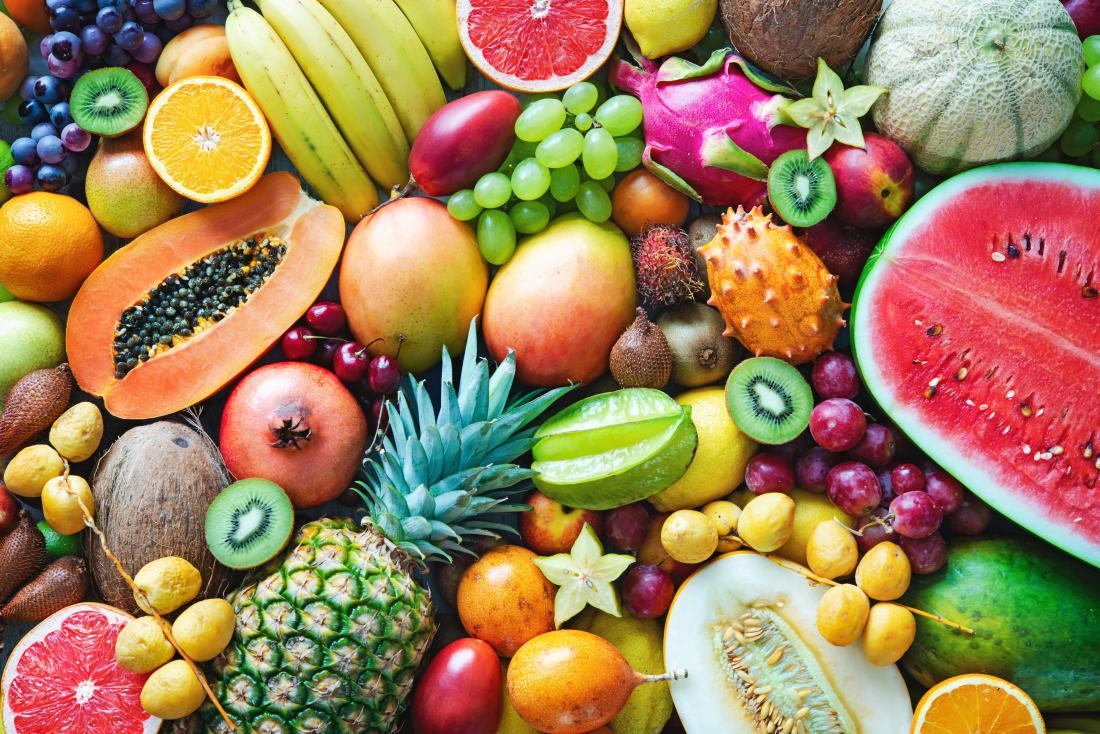
#> input picture images/assortment-of-fruits.jpg, 1100 x 734 px
$ python scaling_interpolation_re-sizing.py
#> lines starting #> are read from the running program, lines starting #| are printed output that depends on the picture
import cv2
from matplotlib import pyplot as plt
import numpy as np


image = cv2.imread('../images/assortment-of-fruits.jpg')
#> image is the input picture: shape (734, 1100, 3); mean B, G, R 88.3, 126.3, 157.5
image = cv2.cvtColor(image, cv2.COLOR_BGR2RGB)
plt.figure(figsize=(20, 20))
plt.subplot(2, 2, 1)
plt.title("Original")
plt.imshow(image)
image_scaled = cv2.resize(image, None, fx=0.75, fy=0.75)
plt.subplot(2, 2, 2)
plt.title("Scaling - Linear Interpolation")
plt.imshow(image_scaled)
img_scaled = cv2.resize(image, None, fx=2, fy=2, interpolation = cv2.INTER_CUBIC)
plt.subplot(2, 2, 3)
plt.title("Scaling - Cubic Interpolation")
plt.imshow(img_scaled)
img_scaled = cv2.resize(image, (900, 400), interpolation = cv2.INTER_AREA)
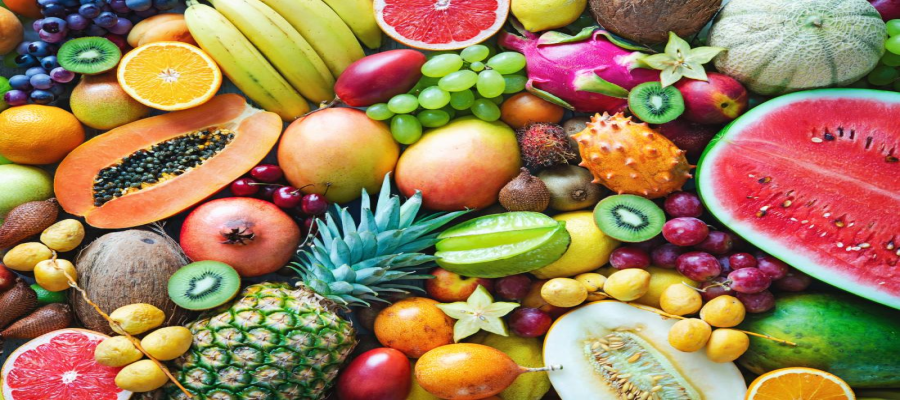
#> img_scaled: shape (400, 900, 3); mean R, G, B 157.5, 126.3, 88.3
plt.subplot(2, 2, 4)
plt.title("Scaling - Skewed Size")
plt.imshow(img_scaled)
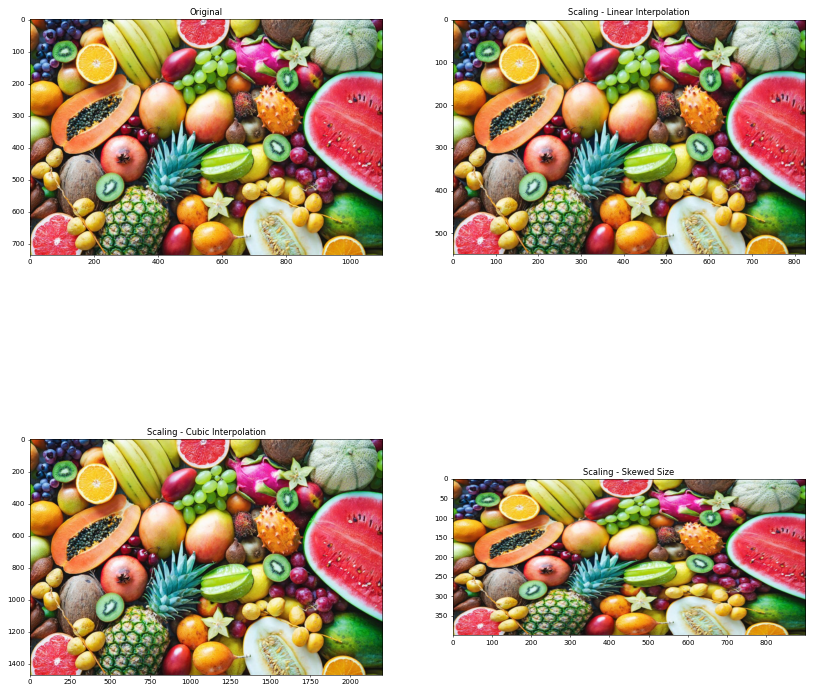
#> figure drawn by matplotlib, 4 panels

$ run again, with images/shapes.jpg copied over images/assortment-of-fruits.jpg
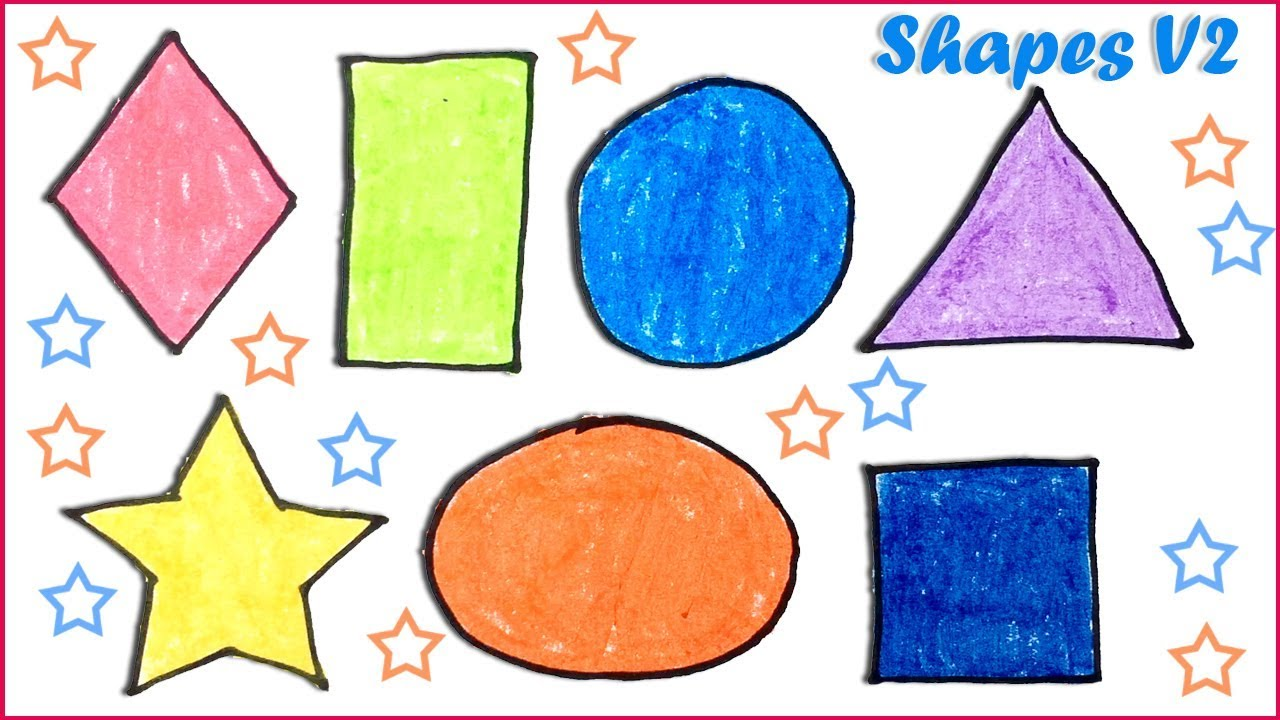
#> input picture images/shapes.jpg, 1280 x 720 px
#> image is the input picture: shape (720, 1280, 3); mean B, G, R 199.6, 199.2, 204.6
#> `img_scaled = cv2.resize(image, (900, 400), interpolation = cv2.INTER_A..`:
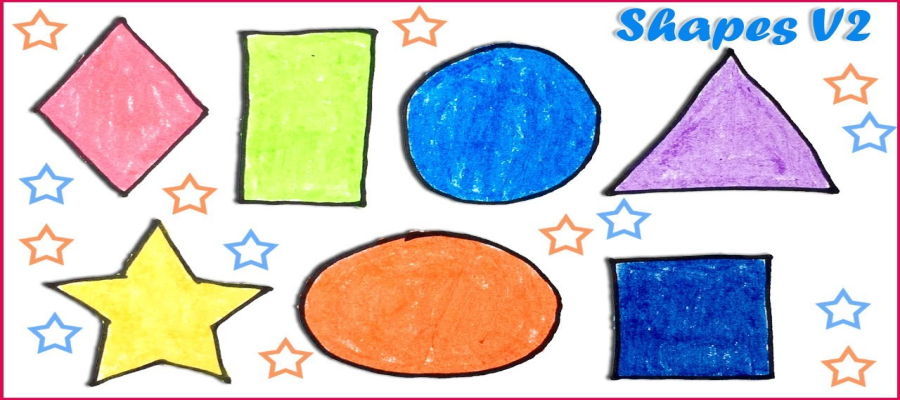
#> img_scaled: shape (400, 900, 3); mean R, G, B 204.6, 199.2, 199.6
#> `plt.imshow(img_scaled)`:
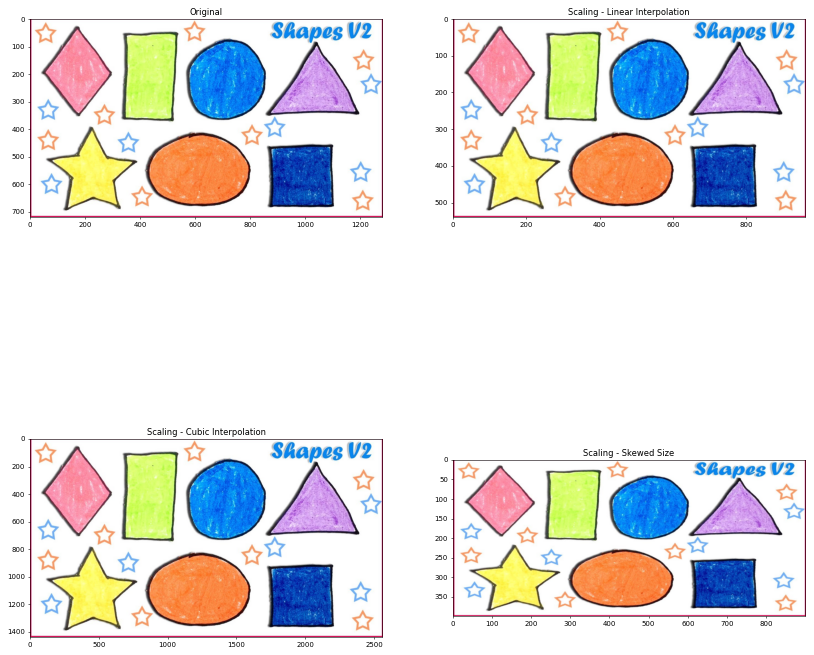
#> figure drawn by matplotlib, 4 panels

$ run again, with images/building.jpeg copied over images/assortment-of-fruits.jpg
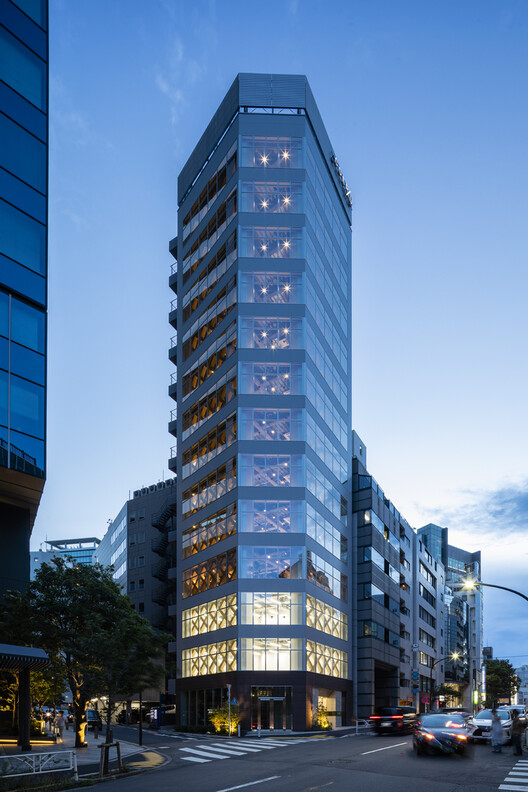
#> input picture images/building.jpeg, 528 x 792 px
#> image is the input picture: shape (792, 528, 3); mean B, G, R 159.1, 124.4, 96.3
#> `img_scaled = cv2.resize(image, (900, 400), interpolation = cv2.INTER_A..`:
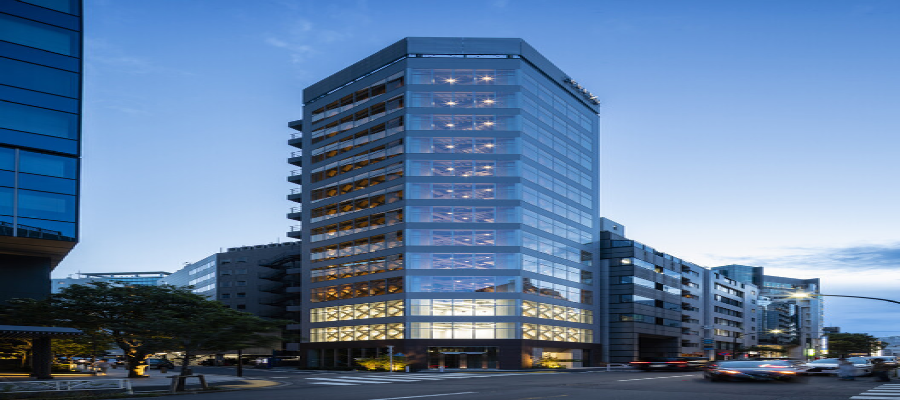
#> img_scaled: shape (400, 900, 3); mean R, G, B 96.2, 124.3, 159
#> `plt.imshow(img_scaled)`:
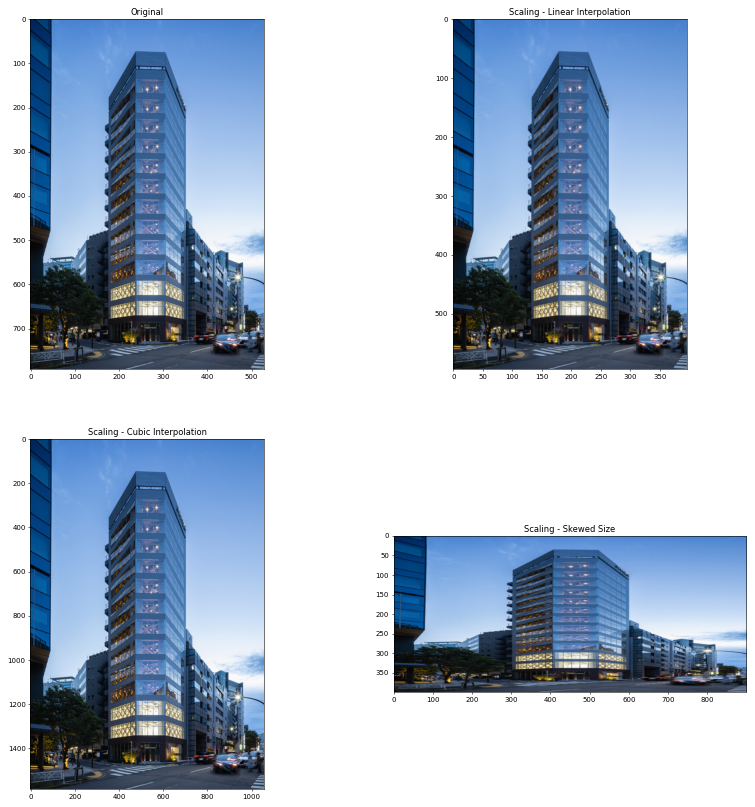
#> figure drawn by matplotlib, 4 panels
